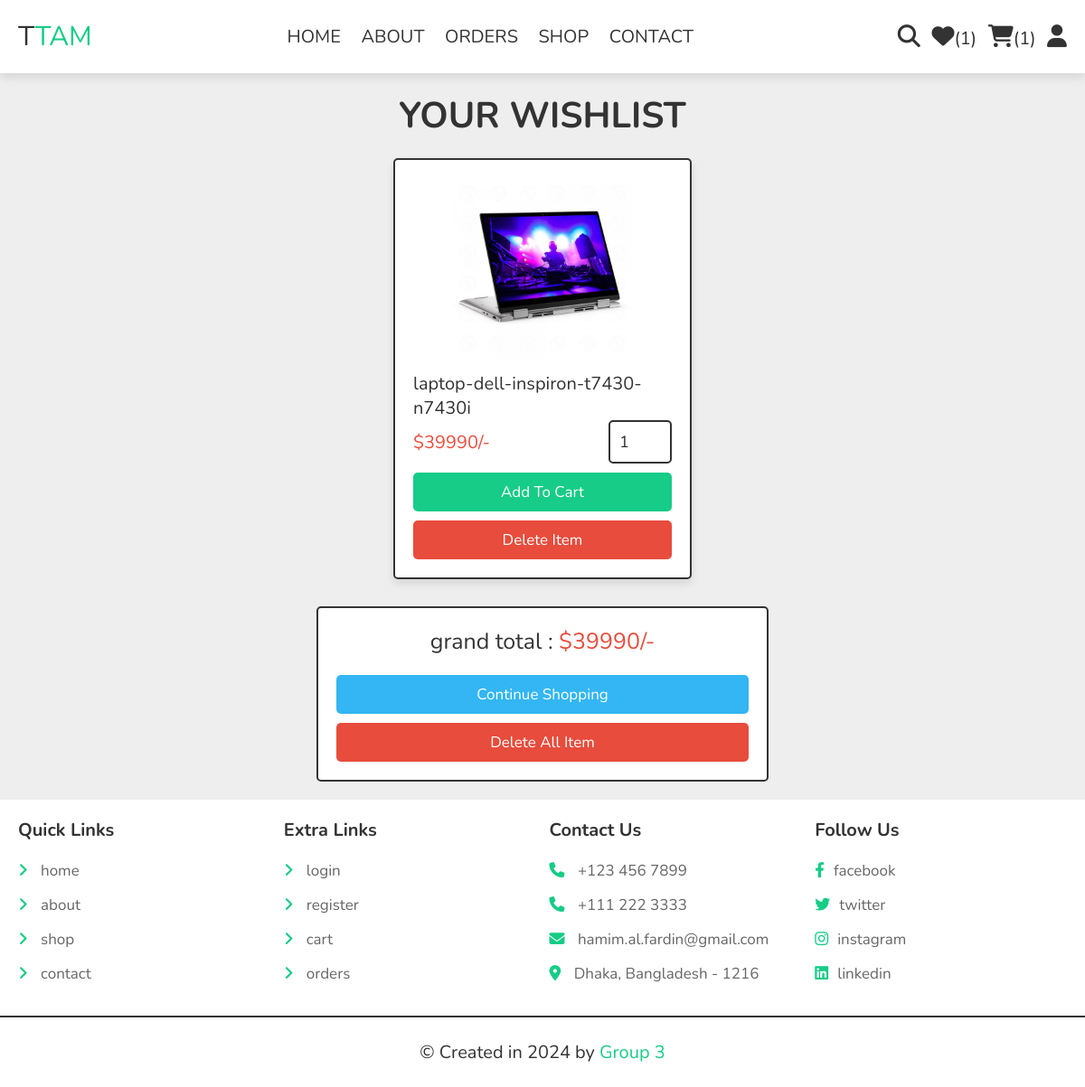
The app's page /wishlist.php (signed in) with its own data.
### tables this page shows
CREATE TABLE `wishlist` (
  `id` int(100) NOT NULL,
  `user_id` int(100) NOT NULL,
  `pid` int(100) NOT NULL,
  `name` varchar(100) NOT NULL,
  `price` int(100) NOT NULL,
  `image` varchar(100) NOT NULL
);

### wishlist.php (the view, shortened to what this page needs)
<?php
include 'components/connect.php';
if(isset($_SESSION['user_id'])){
   $user_id = $_SESSION['user_id'];
}else{
   $user_id = '';
   header('location:user_login.php');
};
?>
<!DOCTYPE html>
<html lang="en">
<head>
   <link rel="stylesheet" href="https://cdnjs.cloudflare.com/ajax/libs/font-awesome/6.1.1/css/all.min.css">
   <link rel="stylesheet" href="css/style.css">
</head>
<body>
<?php include 'components/user_header.php'; ?>
<section class="products">
   <h3 class="heading">your wishlist</h3>
   <div class="box-container">
   <?php
      $grand_total = 0;
      $select_wishlist = $conn->prepare("SELECT * FROM `wishlist` WHERE user_id = ?");
      $select_wishlist->execute([$user_id]);
      if($select_wishlist->rowCount() > 0){
         while($fetch_wishlist = $select_wishlist->fetch(PDO::FETCH_ASSOC)){
            $grand_total += $fetch_wishlist['price'];
   ?>
   <form action="" method="post" class="box">
      <img src="uploaded_img/<?= $fetch_wishlist['image']; ?>" alt="">
      <div class="name"><?= $fetch_wishlist['name']; ?></div>
      <div class="flex">
         <div class="price">$<?= $fetch_wishlist['price']; ?>/-</div>
         <input type="number" name="qty" class="qty" min="1" max="99" onkeypress="if(this.value.length == 2) return false;" value="1">
      </div>
      <input type="submit" value="add to cart" class="btn" name="add_to_cart">
      <input type="submit" value="delete item" onclick="return confirm('delete this from wishlist?');" class="delete-btn" name="delete">
   </form>
   <?php
      }
   }else{
      echo '<p class="empty">your wishlist is empty</p>';
   }
   ?>
   </div>
   <div class="wishlist-total">
      <p>grand total : <span>$<?= $grand_total; ?>/-</span></p>
      <a href="shop.php" class="option-btn">continue shopping</a>
      <a href="wishlist.php?delete_all" class="delete-btn <?= ($grand_total > 1)?'':'disabled'; ?>" onclick="return confirm('delete all from wishlist?');">delete all item</a>
   </div>
</section>
<?php include 'components/footer.php'; ?>
</body>
</html>

### css/style.css (style rules this page uses)
:root { --main-color:#16cc86; --green:#16cc86; --blue:#33b6f3; --orange:#f39c12; --red:#e74c3c; --black:#333; --white:#fff; --light-color:#666; --light-bg:#eee; --border:.2rem solid var(--black); --box-shadow:0 .5rem 1rem rgba(0,0,0,.1); }
* { font-family: 'Nunito', sans-serif; margin:0; padding:0; box-sizing: border-box; outline: none; border:none; text-decoration: none; }
html { font-size: 62.5%; overflow-x: hidden; }
body { background-color: var(--light-bg); }
section { padding:2rem; max-width: 1200px; margin:0 auto; }
.heading { font-size: 4rem; color:var(--black); margin-bottom: 2rem; text-align: center; text-transform: uppercase; }
.btn, .delete-btn, .option-btn { display: block; width: 100%; margin-top: 1rem; border-radius: .5rem; padding:1rem 3rem; font-size: 1.7rem; text-transform: capitalize; color:var(--white); cursor: pointer; text-align: center; }
.btn { background-color: var(--main-color); }
.option-btn { background-color: var(--blue); }
.delete-btn { background-color: var(--red); }
.products .box-container { display: grid; grid-template-columns: repeat(auto-fit, 33rem); gap:1.5rem; justify-content: center; align-items: flex-start; }
.products .box-container .box { position: relative; background-color: var(--white); box-shadow: var(--box-shadow); border-radius: .5rem; border:var(--border); padding:2rem; overflow: hidden; }
.products .box-container .box img { height: 20rem; width: 100%; object-fit: contain; margin-bottom: 1rem; }
.products .box-container .box .name { font-size: 2rem; color:var(--black); }
.products .box-container .box .flex { display: flex; align-items: center; gap:1rem; }
.products .box-container .box .flex .qty { width: 7rem; padding:1rem; border:var(--border); font-size: 1.8rem; color:var(--black); border-radius: .5rem; }
.products .box-container .box .flex .price { font-size: 2rem; color:var(--red); margin-right: auto; }
.wishlist-total { max-width: 50rem; margin:0 auto; margin-top: 3rem; background-color: var(--white); border:var(--border); border-radius: .5rem;; padding:2rem; text-align: center; }
.wishlist-total p { font-size: 2.5rem; color:var(--black); margin-bottom: 2rem; }
.wishlist-total p span { color:var(--red); }

### records on screen
wishlist: image (picture), name "laptop-dell-inspiron-t7430-n7430i", price "39990"

### other values on screen
$total_wishlist_counts "1"
$total_cart_counts "1"
$grand_total "39990"
